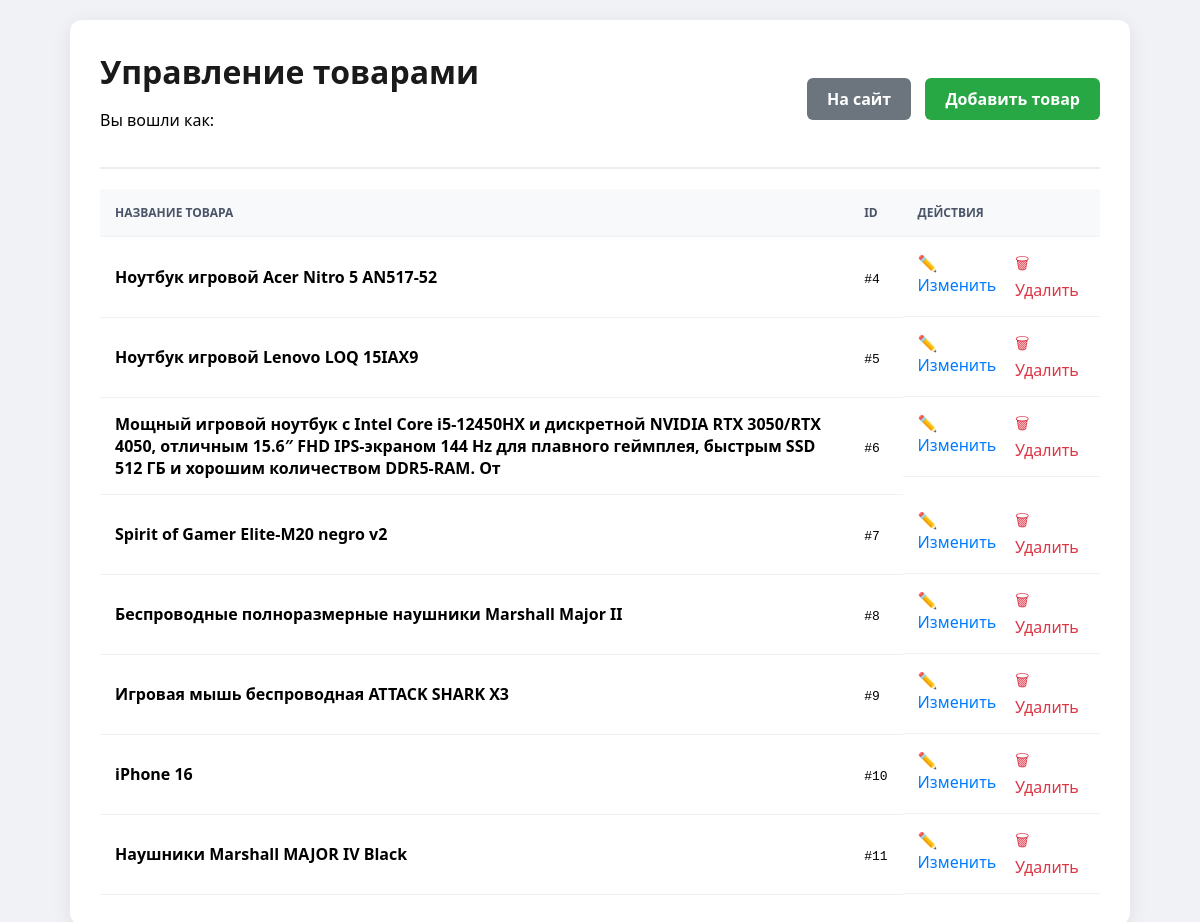
Page /my-manage-panel/ on the committed database.
### shop/models.py (models this page shows, shortened)
class Product(models.Model):
    name = models.CharField(max_length=255, verbose_name="Название")
    description = models.TextField(verbose_name="Описание")
    price = models.DecimalField(max_digits=10, decimal_places=2, verbose_name="Цена")
    image_url = models.URLField(max_length=1000, verbose_name="Ссылка на фото", blank=True, null=True)

### shop/views.py (the view)
# urls.py: path('my-manage-panel/', views.my_admin, name='my_admin'),
def my_admin(request):
    products = Product.objects.all()
    return render(request, 'shop/my_admin.html', {'products': products})

### templates/shop/my_admin.html (shortened to what this page needs)
<!DOCTYPE html>
<html lang="ru">
<head>
</head>
<body>
    <div class="admin-container">
        <div class="header">
            <div>
                <h1>Управление товарами</h1>
                <p>Вы вошли как: <strong>{{ user.username }}</strong></p>
            </div>
            <div>
                <a href="{% url 'shop' %}" class="btn btn-site">На сайт</a>
                <a href="{% url 'add_product' %}" class="btn btn-add">Добавить товар</a>
            </div>
        </div>
        <table class="product-table">
            <thead>
                <tr>
                    <th>Название товара</th>
                    <th>ID</th>
                    <th>Действия</th>
                </tr>
            </thead>
            <tbody>
                {% for product in products %}
                <tr>
                    <td><strong>{{ product.name }}</strong></td>
                    <td><code>#{{ product.pk }}</code></td>
                    <td class="actions">
                        <a href="{% url 'edit_product' product.pk %}" class="edit-link">✏️ Изменить</a>
                        <a href="{% url 'delete_product' product.pk %}" class="delete-link">🗑 Удалить</a>
                    </td>
                </tr>
                {% empty %}
                <tr>
                    <td colspan="3" class="empty-msg">В магазине пока нет товаров. Нажмите "Добавить товар", чтобы создать первый.</td>
                </tr>
                {% endfor %}
            </tbody>
        </table>
    </div>
</body>
</html>

### templates/shop/my_admin.html (style rules this page uses)
body { font-family: 'Segoe UI', Tahoma, Geneva, Verdana, sans-serif; background-color: #f0f2f5; margin: 0; padding: 20px; }
.admin-container { max-width: 1000px; margin: 0 auto; background: white; padding: 30px; border-radius: 12px; box-shadow: 0 4px 20px rgba(0,0,0,0.08); }
.header { display: flex; justify-content: space-between; align-items: center; border-bottom: 2px solid #eee; padding-bottom: 20px; margin-bottom: 20px; }
h1 { margin: 0; color: #1a1a1a; }
.btn { padding: 10px 20px; border-radius: 6px; text-decoration: none; font-weight: bold; display: inline-block; transition: 0.3s; }
.btn-add { background-color: #28a745; color: white; }
.btn-site { background-color: #6c757d; color: white; margin-right: 10px; }
.product-table { width: 100%; border-collapse: collapse; margin-top: 20px; }
.product-table th, .product-table td { padding: 15px; text-align: left; border-bottom: 1px solid #edf2f7; }
.product-table th { background-color: #f8f9fa; color: #4a5568; text-transform: uppercase; font-size: 12px; }
.actions { display: flex; gap: 10px; }
.edit-link { color: #007bff; text-decoration: none; }
.delete-link { color: #dc3545; text-decoration: none; }

### rows in the picture
Product: name "Ноутбук игровой Acer Nitro 5 AN517-52", pk "4"
Product: name "Ноутбук игровой Lenovo LOQ 15IAX9", pk "5"
Product: name "Мощный игровой ноутбук с Intel Core i5-12450HX и дискретной NVIDIA RTX 3050/RTX 4050, отличным 15.6″ FHD IPS-экраном 144 Hz для плавного геймплея, быстрым SSD 512 ГБ и хорошим количеством DDR5-RAM. От", pk "6"
Product: name "Spirit of Gamer Elite-M20 negro v2", pk "7"
Product: name "Беспроводные полноразмерные наушники Marshall Major II", pk "8"
Product: name "Игровая мышь беспроводная ATTACK SHARK X3", pk "9"
Product: name "iPhone 16", pk "10"
Product: name "Наушники Marshall MAJOR IV Black", pk "11"
